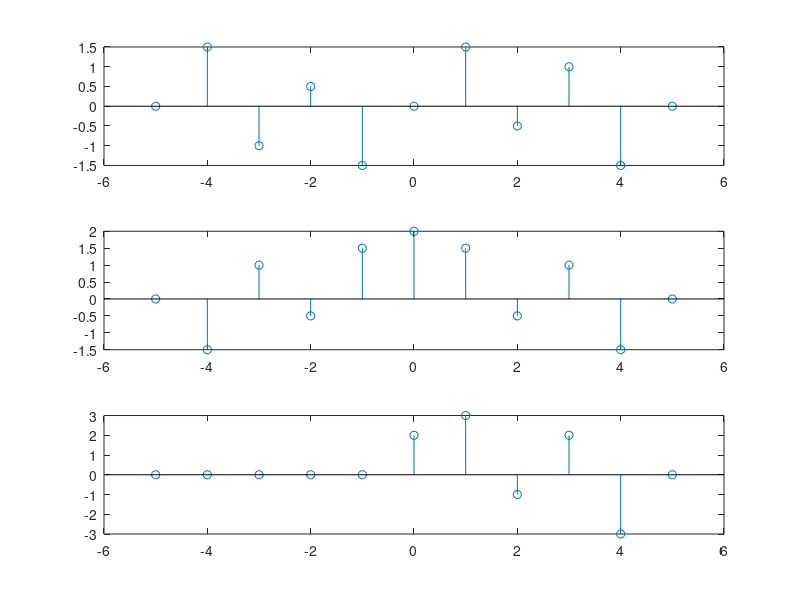

Write MATLAB code to recreate this figure.
function evenodd()
clc;
clear all;

n=-5:5;
x=[zeros(1,5) 2 3 -1 2 -3 0];

for i=1:length(n)

odd(i)= (x(i)-x(length(n)+1-i))/2;

even(i)= (x(i)+x(length(n)+1-i))/2;

end
length(n)
odd
even
subplot(3,1,1)
stem(n,odd)

subplot(3,1,2)
stem(n,even)

subplot(3,1,3)
stem(n,x)

